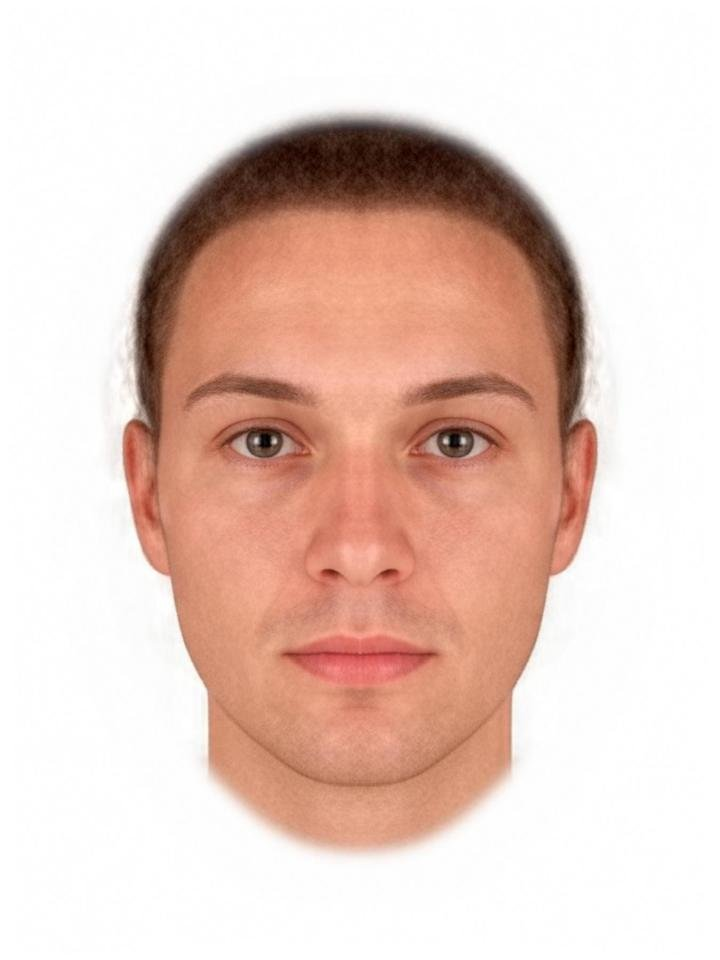
#> input picture image2.jpg, 720 x 960 px, found by its file name
$ python deteccaoFaces.py
#> lines starting #> are read from the running program, lines starting #| are printed output that depends on the picture; after the words box and inside, x2 and y2 are one past the last pixel; in counts of white or black regions, pixels touching at a corner belong together
import numpy as np
import cv2 as cv

# http://blog.cedrotech.com/opencv-uma-breve-introducao-visao-computacional-com-python

face_classifier = cv.CascadeClassifier(cv.data.haarcascades + 'haarcascade_frontalface_default.xml')
eye_classifier = cv.CascadeClassifier(cv.data.haarcascades + 'haarcascade_eye.xml')

filename = 'C:\\Projetos\\ProjetosdeTestes\\openCVPython\\image2.jpg'

image = cv.imread(filename)
#> image is the input picture: shape (960, 720, 3); mean B, G, R 195.6, 205, 230.5
gray = cv.cvtColor(image, cv.COLOR_BGR2GRAY)
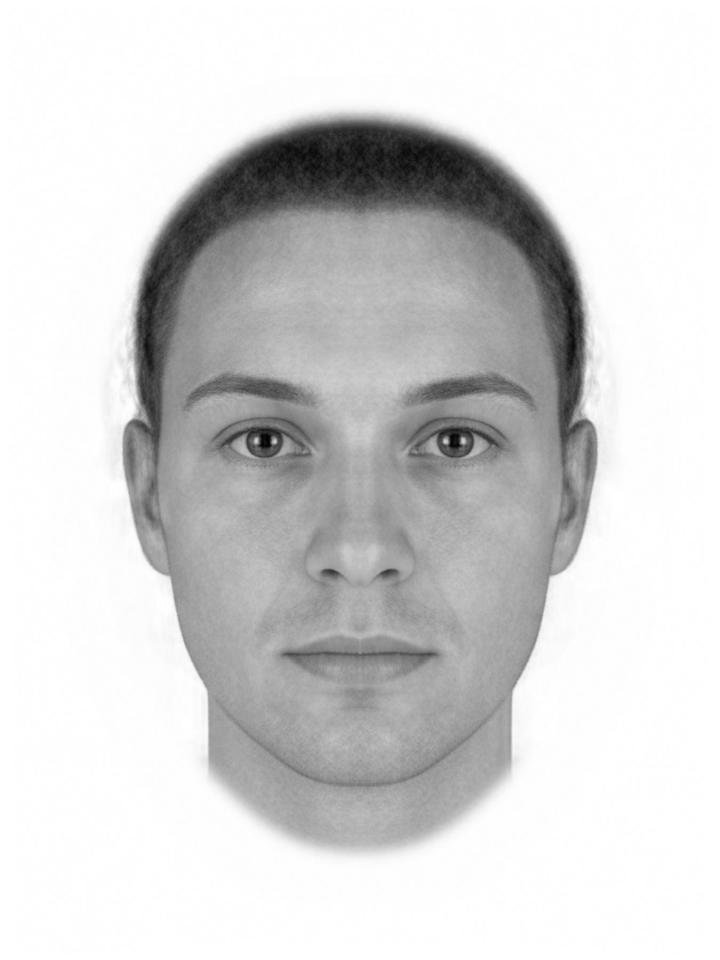
#> gray: shape (960, 720); min 0, max 255, mean 211.6

faces = face_classifier.detectMultiScale(gray, 1.3,5)
#> faces = [[113, 251, 503, 503]]

for (x,y,w,h) in faces:
    cv.rectangle(image, (x,y), (x+w, y+h), (255,0,0), 2)
    roi_gray = gray[y:y+h, x:x+w]
    roi_color = image[y:y+h, x:x+w]
    eyes = eye_classifier.detectMultiScale(roi_gray)
    for (ex, ey, ew, eh) in eyes:
        cv.rectangle(roi_color, (ex, ey), (ex+ew, ey+eh), (255,0,0), 2)
#> this loop made 1 pass
#> pass 1, `roi_gray = gray[y:y+h, x:x+w]`:
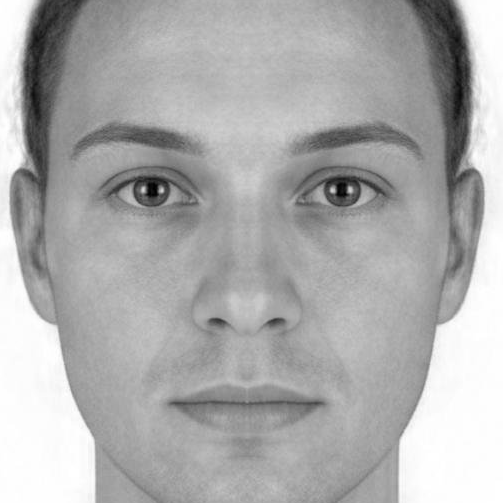
#> roi_gray: shape (503, 503); min 0, max 255, mean 173.2
#> pass 1, `roi_color = image[y:y+h, x:x+w]`:
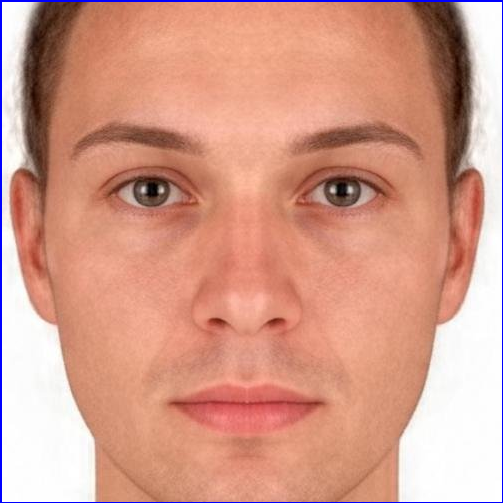
#> roi_color: shape (503, 503, 3); mean B, G, R 138.7, 156, 212.9
#> after the loop:
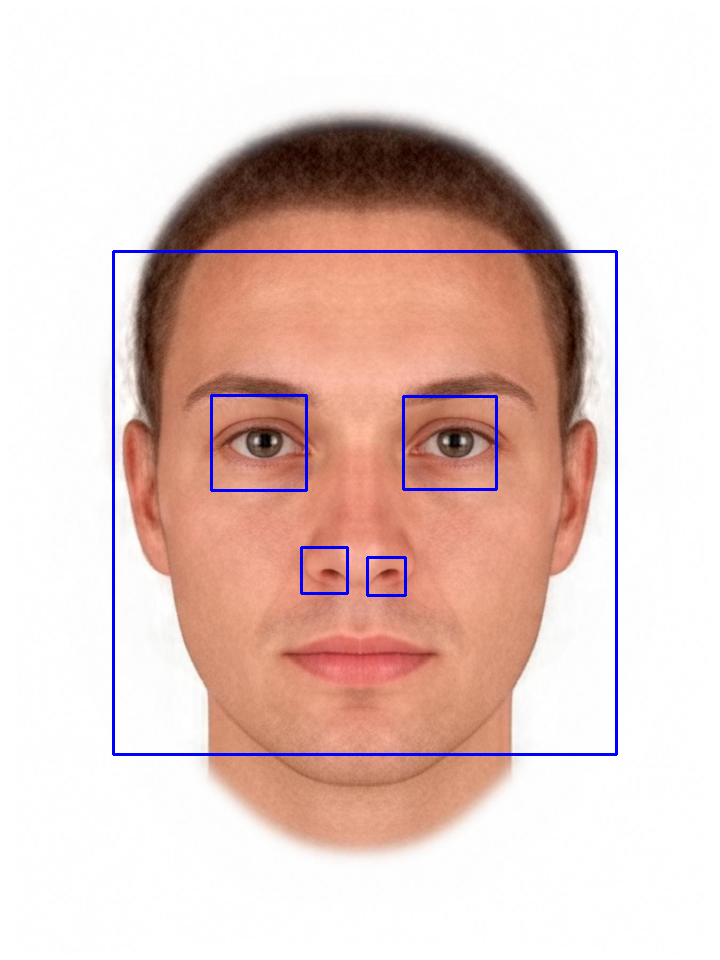
#> image: shape (960, 720, 3); 1.34% of pixels changed, all inside (x1, y1, x2, y2) = (112, 250, 618, 756)
#> after the loop:
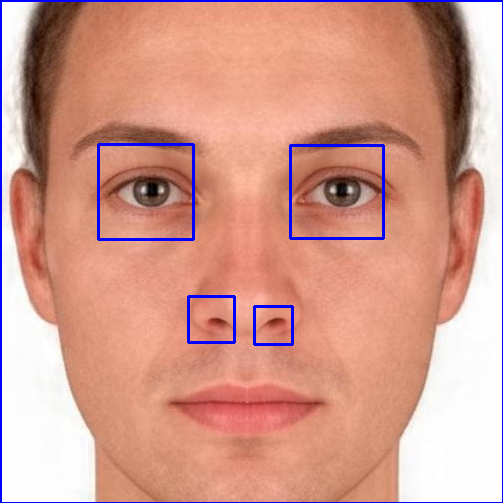
#> roi_color: shape (503, 503, 3); 1.28% of pixels changed, all inside (x1, y1, x2, y2) = (97, 143, 385, 346)

cv.imshow('imagem', image)
cv.waitKey(0)
cv.destroyAllWindows()
